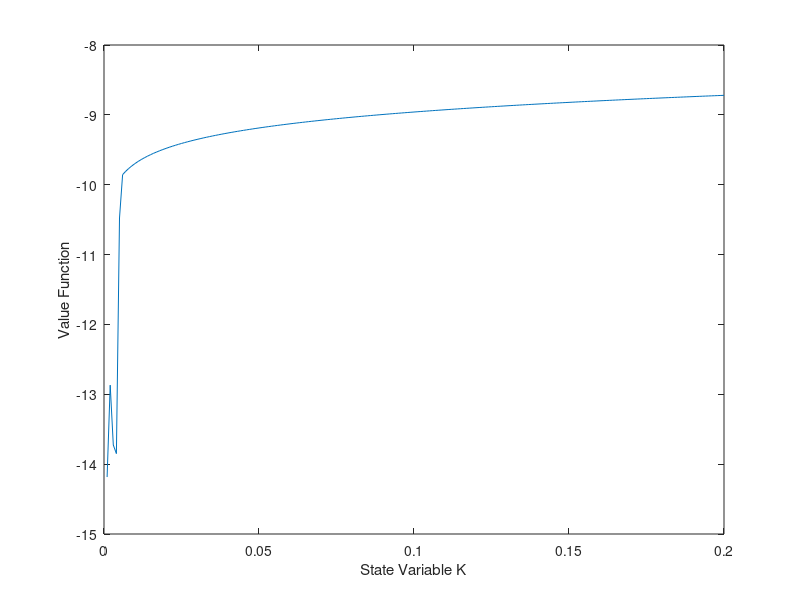
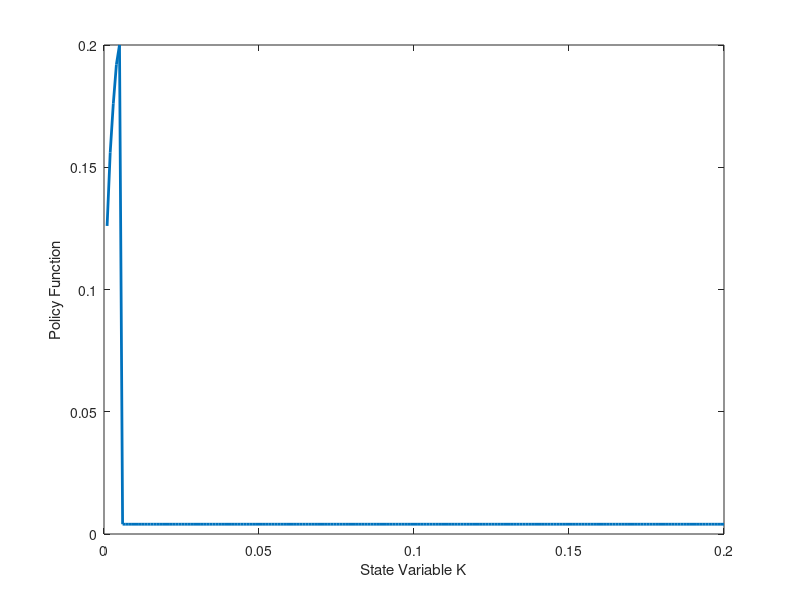

The MATLAB script that drew these images, in order:

% Macro PS 3
% Zongyang(Elmer) Li
% Content: 
	% Value function iteration (recursive formulation)

    
clear
% MaxIter=100;

%% Value function parameters
alpha = 0.3; 
beta=0.6;
sigma = 0.75; 
K=0.001:0.001:0.2;            % grid over captial stock
[rk,dimK]=size(K); % measure the dimension of grid
val_temp=ones(dimK,1); % initialize the value function matrix
pol_fun=ones(dimK,1); % Initialize policy function vector

%% Iteration Parameter
threshold= 10^(-6); % Tolerance level in the loop
error=1; 
iter=0;     % displays iteration number



while error > threshold    % iteration of the Bellman equation
   aux=-inf*ones(dimK); % matrix of all possible values of consumption; initialize this to negative inf (with no consumption, log unitility = neg inf)
   for ik=1:dimK           % loop over all state variable K
       for ik2=1:dimK   % loop over all control variable K'
           aux(ik,ik2)=log( K(ik)^alpha + (1-sigma)*K(ik) - K(ik2) ) + beta*val_temp(ik2);
       end
       [val_fun,pol_fun]=max(aux,[],2);
   end  % Note: these two loops do not fill in entirely the aux matrix
        % The size of cake next period has to be lower than the current one.
   error = max(abs(val_fun-val_temp)); % Calculate error
   val_temp = val_fun;  % Update value function
   % val_temp(:,iter+1)=max(aux,[],2);  % take the max value over vij ignoring the missing values
   iter = iter + 1; 

end


%% Plot Graph
% optimal consumption
figure(1)
plot(K,val_temp);
xlabel('State Variable K');
ylabel('Value Function');

% plot optimal consumption rule as a function of cake size
figure(2)
% plot(K,[optC K'],'LineWidth',2)        % plot graph
plot(K,K(pol_fun),'LineWidth',2)        % plot graph
xlabel('State Variable K');
ylabel('Policy Function');
text(0.4,0.65,'45 deg. line','FontSize',18)   % add text to the graph
text(0.4,0.13,'Optimal Consumption','FontSize',18)



